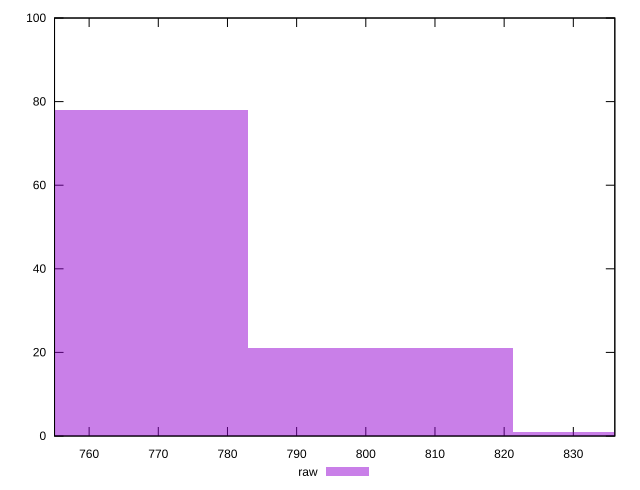

Write gnuplot code to recreate this figure.
reset

$raw <<EOF
840.3245886883642 1
763.9314442621493 78
802.1280164752568 21
EOF

set key outside below
set boxwidth 38.196572213107466
set xrange [755:836]
set yrange [0:100]
set trange [0:100]
set style fill transparent solid 0.5 noborder
set terminal svg size 640, 490 enhanced background rgb 'white'
set output "report_00018_2021-02-10T15-25-16.877Z/uses-rel-preload/samples/pages+cached+noadtech+nomedia/raw/histogram.svg"

plot $raw title "raw" with boxes

reset
